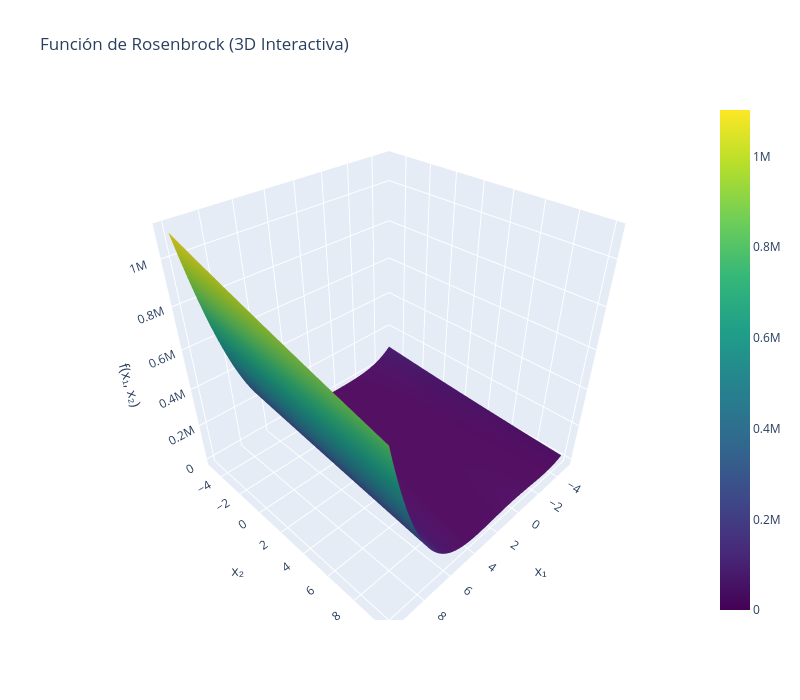

This figure's notebook cell:
### Code cell
def rosenbrock(x, y):
    return 100 * (y - x**2)**2 + (x - 1)**2

x = np.linspace(-5, 10, 300)
y = np.linspace(-5, 10, 300)
X, Y = np.meshgrid(x, y)
Z = rosenbrock(X, Y)

fig = go.Figure(data=[go.Surface(z=Z, x=X, y=Y, colorscale='Viridis')])
fig.update_layout(
    title='Función de Rosenbrock (3D Interactiva)',
    scene=dict(
        xaxis_title='x₁',
        yaxis_title='x₂',
        zaxis_title='f(x₁, x₂)'
    ),
    width=800, height=700
)
fig.show()

### Figure 1 — Plotly figure (JSON) as saved in the notebook; plotly's stock layout.template omitted (floating-point values rounded to 4 significant figures; data arrays with more than 128 entries replaced by an {"elided": "..."} marker saying what was removed)
{"data": [{"colorscale": [[0, "#440154"], [0.1111, "#482878"], [0.2222, "#3e4989"], [0.3333, "#31688e"], [0.4444, "#26828e"], [0.5556, "#1f9e89"], [0.6667, "#35b779"], [0.7778, "#6ece58"], [0.8889, "#b5de2b"], [1, "#fde725"]], "type": "surface", "x": {"elided": "300x300 float values"}, "y": {"elided": "300x300 float values"}, "z": {"elided": "300x300 float values"}}], "layout": {"height": 700, "scene": {"xaxis": {"title": {"text": "x₁"}}, "yaxis": {"title": {"text": "x₂"}}, "zaxis": {"title": {"text": "f(x₁, x₂)"}}}, "title": {"text": "Función de Rosenbrock (3D Interactiva)"}, "width": 800}}
